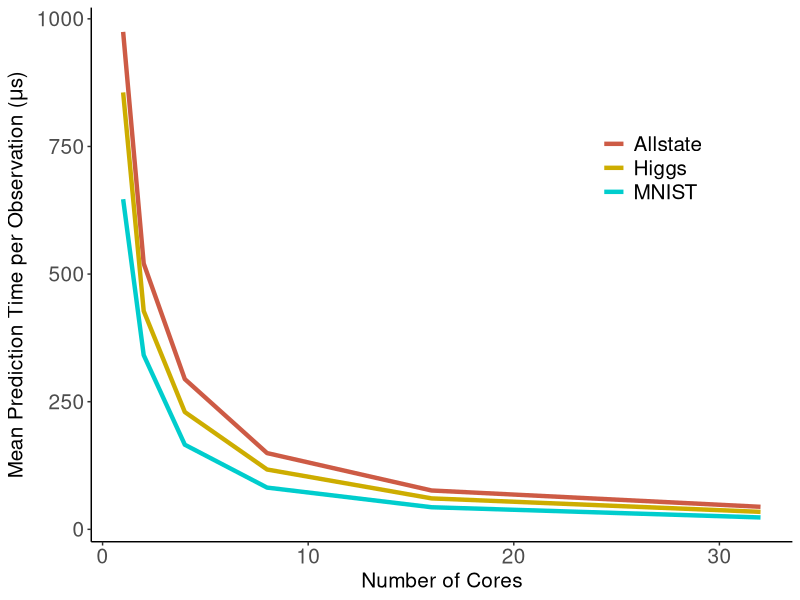

This chart was generated by the following R code:
# ---
# title: "Test speed-up and scale-up of R-Rerf against xg and ranger"
# author: "James Browne"
# date: "Oct 10 2017"
# output: html_document
# ---
library(ggplot2)
library(plyr)

data_summary <- function(data, varname, groupnames){
      require(plyr)
  summary_func <- function(x, col){
         # c(mean = median(x[[col]], na.rm=TRUE),
          c(mean = min(x[[col]], na.rm=TRUE),
                  sd = sd(x[[col]], na.rm=TRUE))
    }
    data_sum<-ddply(data, groupnames, .fun=summary_func,
                                      varname)
    data_sum <- rename(data_sum, c("mean" = varname))
     return(data_sum)
}


mydatamnist <- read.csv(file="figure7mnist.csv", header=FALSE)
mydatamnist$V2 <- mydatamnist$V2/35000
mydatamnist <- data_summary(mydatamnist,varname="V2",groupnames=c("V1"))
mydatamnist$V4 <- "MNIST"

mydatahiggs <- read.csv(file="figure7higgs.csv", header=FALSE)
mydatahiggs$V2 <- mydatahiggs$V2/25000
mydatahiggs <- data_summary(mydatahiggs,varname="V2",groupnames=c("V1"))
mydatahiggs$V4 <-  "Higgs"

mydataallstate <- read.csv(file="figure7allstate.csv", header=FALSE)
mydataallstate$V2 <- mydataallstate$V2/50000
mydataallstate <- data_summary(mydataallstate,varname="V2",groupnames=c("V1"))
mydataallstate$V4 <- "Allstate"

mydata <- rbind(mydatamnist, mydatahiggs, mydataallstate)
mydata <- mydata[mydata$V1 != 64, ]
mydata <- mydata[mydata$V1 != 48, ]


mydata$V1 <- as.numeric(mydata$V1)
mydata$V2 <- as.numeric(mydata$V2)
mydata$V4 <- as.factor(mydata$V4)

leg <- theme(legend.text = element_text(size = 15), legend.title=element_blank(), plot.title = element_text(size = 16,  face="bold"), plot.subtitle = element_text(size = 12),axis.title.x = element_text(size=15), axis.text.x = element_text(size=15), axis.title.y = element_text(size=15), axis.text.y = element_text(size=15))

p <- ggplot(mydata,aes(x=V1, y=V2, group=V4, color=V4))+geom_line(size=1.5)

#p <- p + labs(title = "Strong Scaling") 
p <- p + theme_classic() + leg
p <- p + labs(x = "Number of Cores", y = expression(paste("Mean Prediction Time per Observation (", mu, "s)")))
    p <- p + theme(legend.position = c(.8,.7))

 cols <- c("Higgs"="gold3", "MNIST"="cyan3", "Allstate"="coral3", "Ideal"="olivedrab3" )
p <- p + scale_color_manual(values=cols)

png(file="figure7a.png")
print(p)
dev.off()

